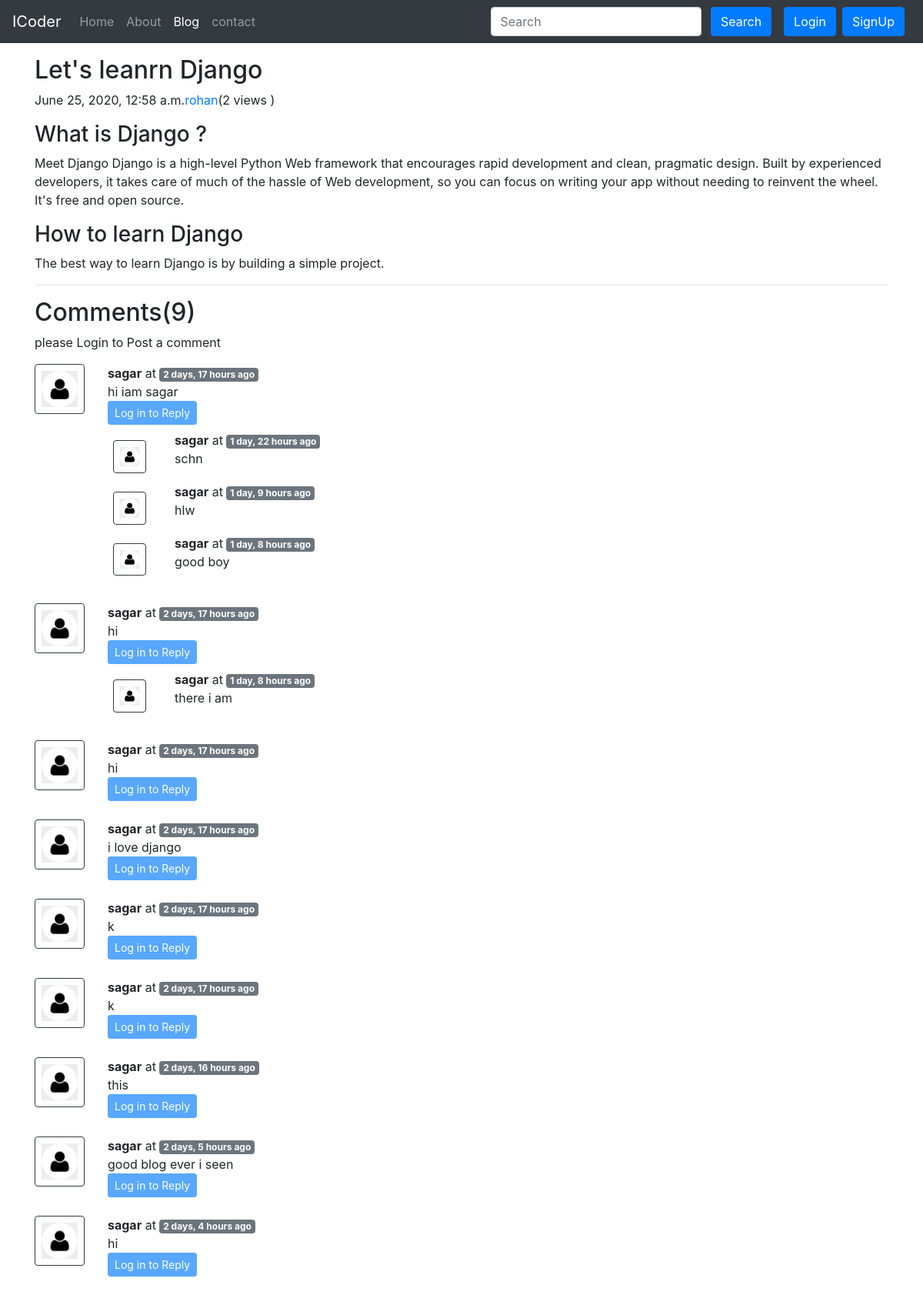
Page /blog/2 on the committed database.
### blog/models.py (models this page shows, shortened)
class Post(models.Model):
    sno = models.AutoField(primary_key=True)
    title = models.CharField(max_length=255)
    content = models.TextField()
    author = models.CharField(max_length=13)
    slug = models.CharField(max_length=130)
    views= models.IntegerField(default=0)
    timeStamp = models.DateTimeField(blank=True)

class BlogComment(models.Model):
    sno = models.AutoField(primary_key=True)
    comment = models.TextField()
    user = models.ForeignKey(User,on_delete=models.CASCADE)
    post = models.ForeignKey(Post,on_delete=models.CASCADE)
    parent = models.ForeignKey('self',on_delete=models.CASCADE,null=True)
    timestamp = models.DateTimeField(default=now)
    def __str__(self):
        return self.comment[0:13] + "...." + "by" + self.user.username

### blog/views.py (the view)
# urls.py: path('<str:slug>',views.blogpost ,name='blogpost'),
def blogpost(request,slug):
    post=Post.objects.filter(slug=slug).first()
    post.views = post.views+1
    post.save()
    comments=BlogComment.objects.filter(post=post,parent=None)
    replies=BlogComment.objects.filter(post=post).exclude(parent=None)
    replyDict = {}
    for reply in replies:
        if reply.parent.sno not in replyDict.keys():
            replyDict[reply.parent.sno]=[reply]
        else:
            replyDict[reply.parent.sno].append(reply)
    print(replyDict)
    context={'post':post,'comments':comments,'user':request.user,'replyDict':replyDict}
    return render(request,'blog/blogPost.html',context)

### blog/templatetags/extras.py (called while the page is built)
@register.filter(name='get_val')
def get_val(dict,key):
    return dict.get(key)

### templates/blog/blogPost.html (shortened to what this page needs)
{% extends 'base.html' %}
{% block blogactive %} active {% endblock blogactive %}
{% block body %}
{% load humanize %}
{% load extras %}
<div class="container my-3">
        <h2 class="blog-post-title">{{post.title}} </h2>
        <p class="blog-post-meta">{{post.timeStamp}}<a href="/about">{{post.author}}</a>(<span>{{post.views}} views </span>)</p>
        <p>{{post.content|safe}}</p>
        <hr>
</div>
<div class="container">
        <h2>Comments({{comments.count}})</h2>
        <div class="my-2">
        {% if user.is_authenticated %}
        <form action="/blog/postComment" method="post">
        {% csrf_token %}
          <div class="form-group">
         <label for="hi">Post Comments</label>
         <input type="text" class="form-control" name="comment" placeholder="Enter comment here">
        </div>
        <input type="hidden" name="postSno" value="{{post.sno}}">
        <input type="hidden"  name="parentSno" value="">
        <input type="submit"  value="submit">
           </form>
        {% else %}
        <p> please Login to Post a comment</p>
        {% endif %}
        </div>
  {% for comment in comments %}
   <div class="row my-3">
      <div class="col-md-1">
      <img class="rounded mx-auto d-block w-100 p-2 border border-dark" src="/static/img/us.jpg" alter="user">
      </div>
      <div class="col-md-11">
      <b>{{comment.user.username}}</b> at <span class="badge badge-secondary">{{comment.timestamp | naturaltime}}</span>
        <div>{{comment.comment}}</div>
        <div class="reply mx-0">
  {% if user.is_authenticated %}
  <button class="btn btn-sm btn-primary" type="button" data-toggle="collapse" data-target="#replyBox{{comment.sno}}" aria-expanded="false" aria-controls="replyBox{{comment.sno}}">
    Reply
  </button>
<div class="collapse" id="replyBox{{comment.sno}}">
  <div class="card card-body">
    <form action="/blog/postComment" method="post">
        {% csrf_token %}
          <div class="form-group">
         <label for="comment">Post a Reply</label>
         <input type="text" class="form-control" name="comment" placeholder="Enter comment here">
         <input type="hidden"  name="parentSno" value="{{comment.sno}}">
        </div>
        <input type="hidden" name="postSno" value="{{post.sno}}">
        <input type="submit"  value="submit">
           </form> </div>
</div>
{% else %}
<button class="btn btn-sm btn-primary" type="button" data-toggle="collapse" data-target="#replyBox{{comment.sno}}" aria-expanded="false" aria-controls="replyBox{{comment.sno}}" disabled>
    Log in to Reply
  </button>
   {% endif %}
          <div class="replies  my-2">
          {% for reply in replyDict|get_val:comment.sno %}
          <div class="row  ">
                  <div class="col-md-1 my-1">
                  <img class="rounded mx-auto d-block w-75 my-2 p-2 border border-dark" src="/static/img/us.jpg" alter="user">
                  </div>
                  <div class="col-md-11 ">
                  <b>{{reply.user.username}}</b> at <span class="badge badge-secondary">{{reply.timestamp | naturaltime}}</span>
                  <div>{{reply.comment}}</div>
                  </div>
                      <br>
           </div>
          {% endfor %}
          </div>
        </div>
        </div>
        </div>
        {% endfor %}
</div>
{% endblock body %}

### templates/base.html (shortened to what this page needs)
<!doctype html>
<html lang="en">
  <head>
    <link rel="stylesheet" href="https://stackpath.bootstrapcdn.com/bootstrap/4.5.0/css/bootstrap.min.css">
  </head>
  <body>
    <nav class="navbar navbar-expand-lg navbar-dark bg-dark">
  <a class="navbar-brand" href="/">ICoder</a>
  <div class="collapse navbar-collapse" id="navbarSupportedContent">
    <ul class="navbar-nav mr-auto">
      <li class="nav-item  {% block homeactive %} {% endblock homeactive %} ">
        <a class="nav-link" href="/">Home <span class="sr-only">(current)</span></a>
      </li>
      <li class="nav-item  {% block aboutactive %} {% endblock aboutactive %} ">
        <a class="nav-link" href="/about">About</a>
      </li>
       <li class="nav-item {% block blogactive %} {% endblock blogactive %} ">
        <a class="nav-link" href="/blog">Blog</a>
      </li>
       <li class="nav-item {% block contactactive %} {% endblock contactactive %} ">
        <a class="nav-link" href="/contact">contact</a>
      </li>
    </ul>
     <div class="ml-auto form-inline">
    <form  method="GET" action="/search"  class=" my-2 my-lg-0 mx-3">
      <input class="form-control mr-sm-2" type="search" placeholder="Search" aria-label="Search" name="query" id="query">
      <button class="btn btn-primary my-2 my-sm-0" type="submit" >Search</button>
    </form>
    {% if user.is_authenticated %}
    <ul class="navbar-nav mr-2 ">
    <li class="nav-item dropdown">
    <a class="nav-link dropdown-toggle" data-toggle="dropdown" href="#" role="button" aria-haspopup="true" aria-expanded="false">
     Welcome {{request.user}}</a>
    <div class="dropdown-menu">
      <a class="dropdown-item" href="/logout">Logout</a>
    </div>
  </li>
    </ul>
    {% else %}
<button type="button" class="btn btn-primary mr-2" data-toggle="modal" data-target="#loginModal">
  Login
</button>
<button type="button" class="btn btn-primary mr-2" data-toggle="modal" data-target="#signupModal">
  SignUp
</button>
 {% endif %}
  </div>
  </div>
</nav>
 {% block body %}
{% endblock body %}
  </body>
</html>

### rows in the picture
Post: title "Let's leanrn Django", timeStamp "June 25, 2020, 12:58 a.m.", author "rohan", views "2", content "What is Django ? Meet Django Django is a high-level Python Web framework that encourages rapid development and clean, pragmatic design. Built by experienced developers, it takes care of much of the hassle of Web development, so you can focus on writing your app without needing to reinvent the wheel. It's free and open source. How to learn Django The best way to learn Django is by building a simple project."
BlogComment: user.username "sagar", timestamp "2 days, 17 hours ago", comment "hi iam sagar"
BlogComment: user.username "sagar", timestamp "1 day, 22 hours ago", comment "schn"
BlogComment: user.username "sagar", timestamp "1 day, 9 hours ago", comment "hlw"
BlogComment: user.username "sagar", timestamp "1 day, 8 hours ago", comment "good boy"
BlogComment: user.username "sagar", timestamp "2 days, 17 hours ago", comment "hi"
BlogComment: user.username "sagar", timestamp "1 day, 8 hours ago", comment "there i am"
BlogComment: user.username "sagar", timestamp "2 days, 17 hours ago", comment "hi"
BlogComment: user.username "sagar", timestamp "2 days, 17 hours ago", comment "i love django"
BlogComment: user.username "sagar", timestamp "2 days, 17 hours ago", comment "k"
BlogComment: user.username "sagar", timestamp "2 days, 17 hours ago", comment "k"
BlogComment: user.username "sagar", timestamp "2 days, 16 hours ago", comment "this"
BlogComment: user.username "sagar", timestamp "2 days, 5 hours ago", comment "good blog ever i seen"
BlogComment: user.username "sagar", timestamp "2 days, 4 hours ago", comment "hi"

### other values in the picture
{{ comments.count }} "9"
